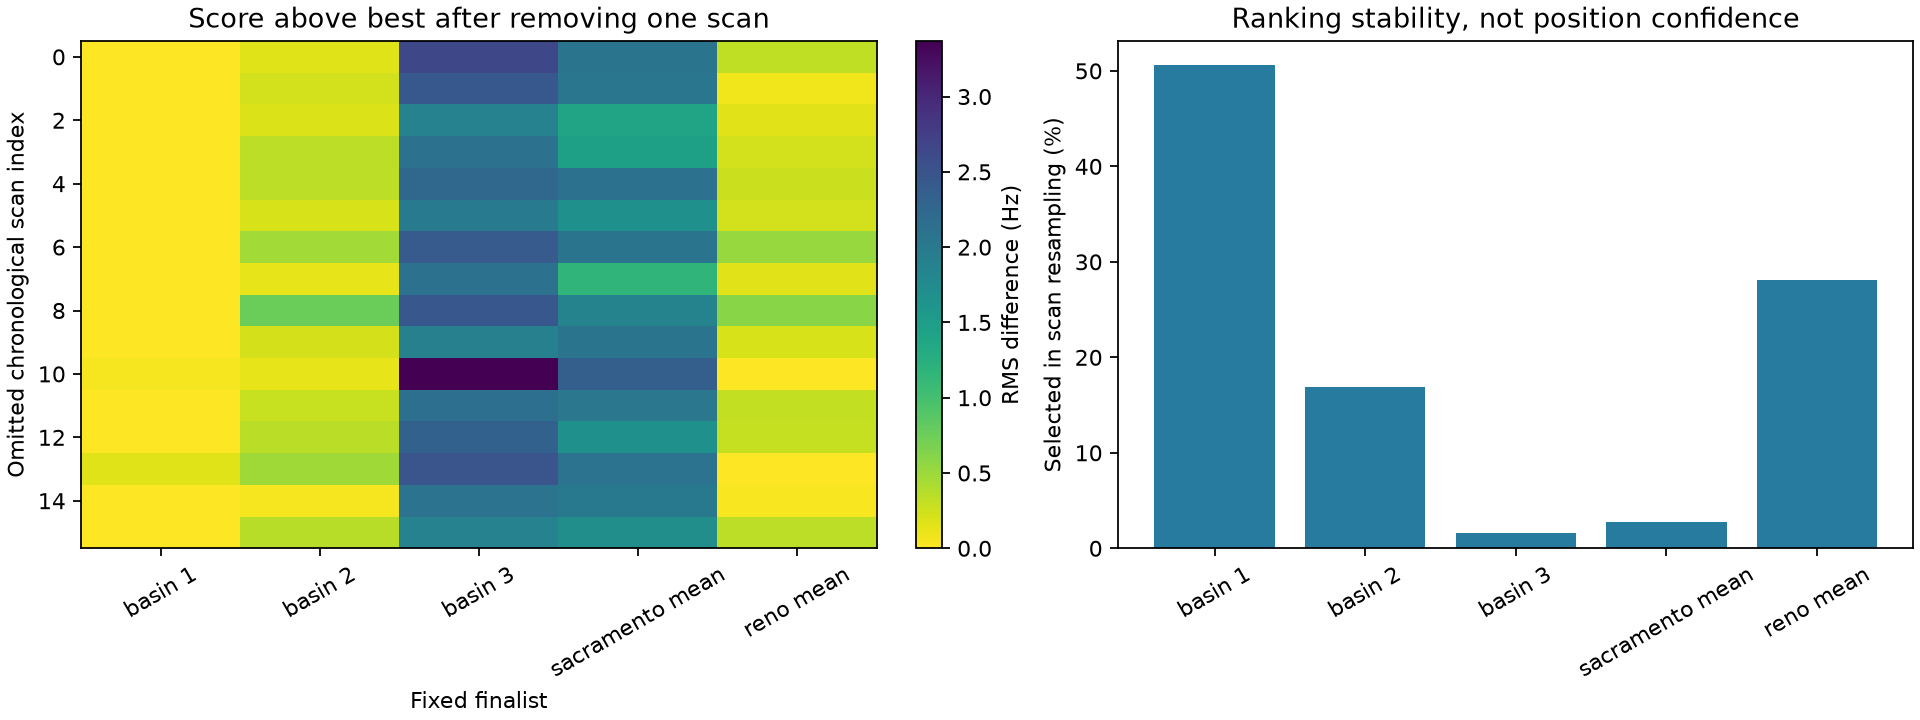

Write the Python code that produced this figure.
"""Frozen-finalist sensitivity to removing/resampling whole scans; not outer CV."""
import json
import sys
from pathlib import Path
import numpy as np
from matplotlib.figure import Figure

REPO = Path(__file__).resolve().parents[2]
sys.path.insert(0, str(REPO / "tools/research"))
from sixteen_joint_compare import score_location


def main():
    out = Path(__file__).resolve().parent
    points = json.loads((out / "common_finalists.json").read_text())
    scans = json.loads((out.parent / "2026_09_23_sixteen_scan_position_resolution/scans.json").read_text())
    scores = np.zeros((16, len(points)))
    weights = np.zeros(16)
    for i, scan in enumerate(scans):
        for j, point in enumerate(points):
            value = score_location(out / "joint/cache", [scan["session_id"]],
                                   point["latitude_deg"], point["longitude_deg"])
            weights[i] = sum(track.weight_s for track in value.tracks)
            scores[i, j] = value.weighted_mse_hz2
    totals = np.sum(scores*weights[:, None], axis=0)
    full = np.sqrt(totals/weights.sum())
    leave_one_out = np.sqrt((totals[None, :] - scores*weights[:, None]) /
                            (weights.sum()-weights)[:, None])
    rng = np.random.default_rng(92316)
    draws = rng.integers(0, 16, (1000, 16))
    sampled = np.sqrt(np.sum(scores[draws]*weights[draws, None], axis=1)/
                      np.sum(weights[draws], axis=1)[:, None])
    wins = np.bincount(np.argmin(sampled, axis=1), minlength=len(points))
    result = dict(scope="Frozen candidates and finalist set discovered using all scans; scan-removal/resampling sensitivity, not independent cross-validation or calibrated posterior",
        locations=points, session_ids=[s["session_id"] for s in scans],
        per_scan_weight=weights.tolist(), per_scan_mse_hz2=scores.tolist(),
        full_rms_hz=full.tolist(), leave_one_scan_out_rms_hz=leave_one_out.tolist(),
        leave_one_scan_out_winner=np.argmin(leave_one_out, axis=1).tolist(),
        bootstrap_seed=92316, bootstrap_draws=1000, bootstrap_winner_count=wins.tolist())
    (out / "stability.json").write_text(json.dumps(result, indent=2)+"\n")
    fig = Figure(figsize=(12, 4.5), layout="constrained")
    axes = fig.subplots(1, 2)
    labels = [p["location_id"].replace("_coordinate_mean", " mean").replace("joint_basin_", "basin ") for p in points]
    delta = leave_one_out - leave_one_out.min(axis=1)[:, None]
    image = axes[0].imshow(delta, aspect="auto", cmap="viridis_r")
    axes[0].set(xticks=np.arange(len(points)), xticklabels=labels,
                xlabel="Fixed finalist", ylabel="Omitted chronological scan index",
                title="Score above best after removing one scan")
    axes[0].tick_params(axis="x", rotation=30)
    fig.colorbar(image, ax=axes[0], label="RMS difference (Hz)")
    axes[1].bar(np.arange(len(points)), wins/10, color="#267b9f")
    axes[1].set(xticks=np.arange(len(points)), xticklabels=labels, ylabel="Selected in scan resampling (%)",
                title="Ranking stability, not position confidence")
    axes[1].tick_params(axis="x", rotation=30)
    fig.savefig(out / "stability.png", dpi=160)
    print(json.dumps({k:result[k] for k in ("full_rms_hz", "leave_one_scan_out_winner", "bootstrap_winner_count")}, indent=2))


if __name__ == "__main__":
    main()
